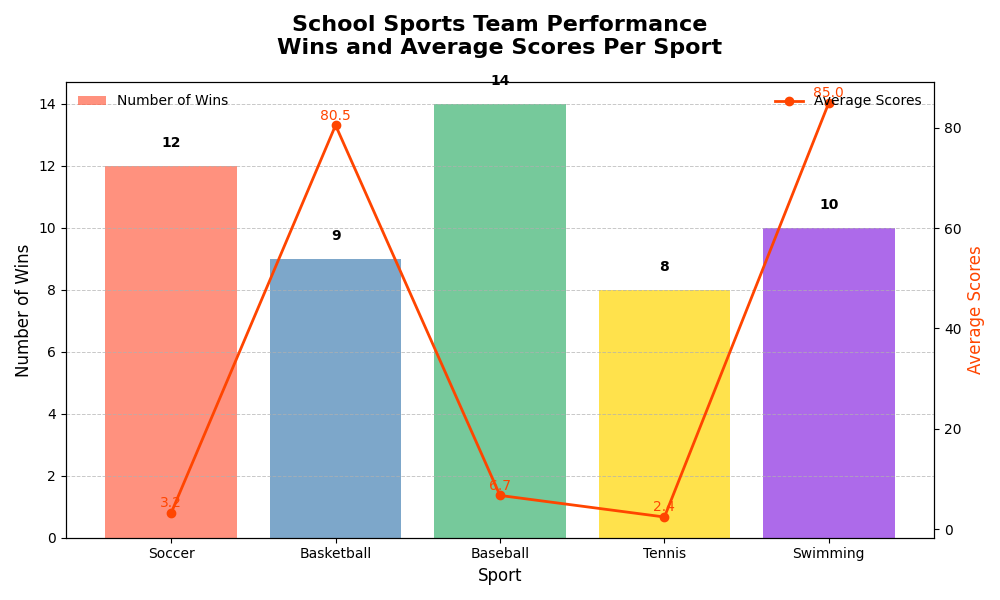

The Python source for this figure:
import matplotlib.pyplot as plt
import numpy as np

# Backstory and title: 
# A local school wants to track the performance of different sports teams over the academic year.
# The chart shows the number of wins and the average scores of each team in various sports.

# Define sports categories
sports = ['Soccer', 'Basketball', 'Baseball', 'Tennis', 'Swimming']

# Number of wins by each sports team
wins = [12, 9, 14, 8, 10]

# Average score for each sports team
avg_scores = [3.2, 80.5, 6.7, 2.4, 85.0]  # Different units due to different sports scoring systems

# Colors for bars
colors = ['#FF6347', '#4682B4', '#3CB371', '#FFD700', '#8A2BE2']

# Create the figure and axis
fig, ax1 = plt.subplots(figsize=(10, 6))

# Bar chart for number of wins
bars = ax1.bar(sports, wins, color=colors, alpha=0.7)

# Line plot for average scores
ax2 = ax1.twinx()
ax2.plot(sports, avg_scores, color='#FF4500', marker='o', linestyle='-', linewidth=2, label='Average Scores')

# Title and labels
ax1.set_title('School Sports Team Performance\nWins and Average Scores Per Sport', fontsize=16, fontweight='bold', pad=20)
ax1.set_xlabel('Sport', fontsize=12)
ax1.set_ylabel('Number of Wins', fontsize=12)
ax2.set_ylabel('Average Scores', fontsize=12, color='#FF4500')

# Annotating each bar with the number of wins
for bar in bars:
    yval = bar.get_height()
    ax1.text(bar.get_x() + bar.get_width() / 2, yval + 0.5, int(yval), ha='center', va='bottom', fontsize=10, fontweight='bold')

# Annotating each point with the average score
for i, value in enumerate(avg_scores):
    ax2.text(i, value + 0.5, f'{value}', color='#FF4500', fontsize=10, ha='center', va='bottom')

# Gridlines for readability
ax1.yaxis.grid(True, linestyle='--', linewidth=0.7, alpha=0.7)

# Legends
ax1.legend(['Number of Wins'], loc='upper left', frameon=False)
ax2.legend(loc='upper right', frameon=False)

# Adjust layout to prevent overlapping
plt.tight_layout()

# Display the plot
plt.show()
